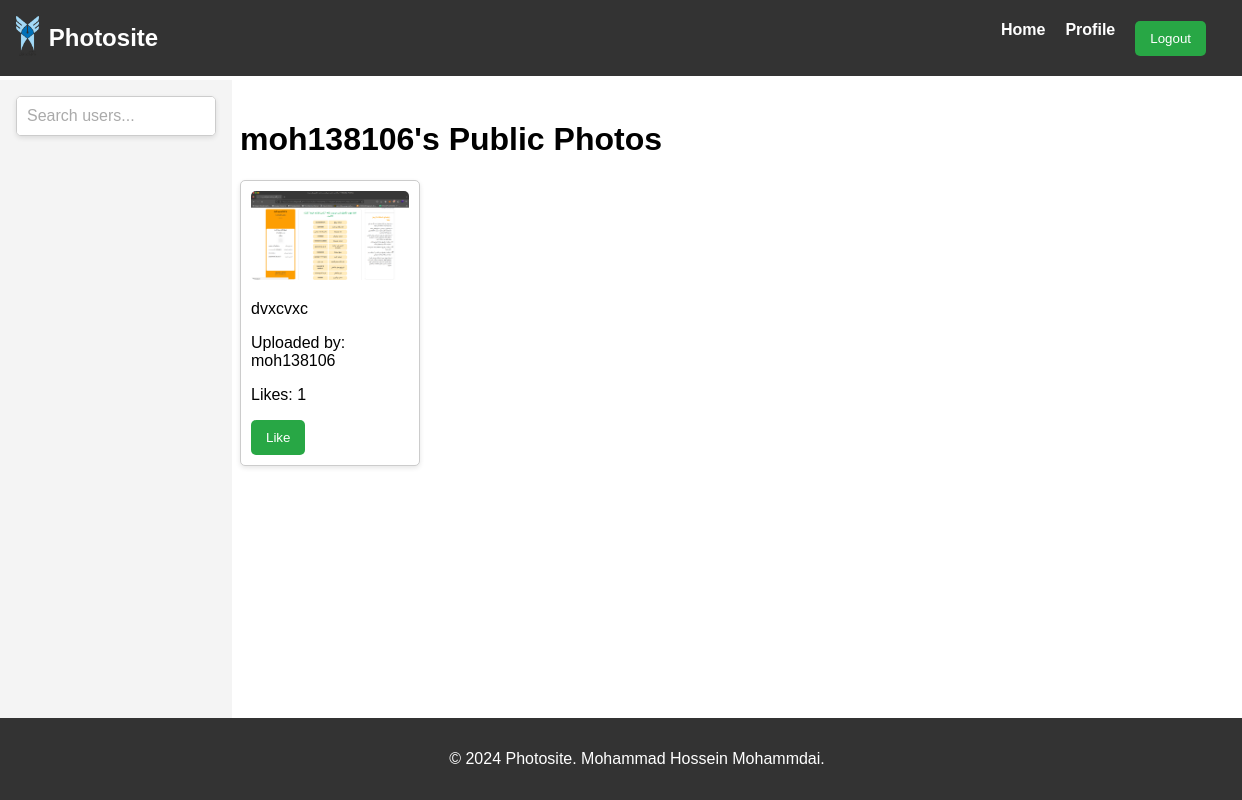
The page /user/moh138106/ on the database as committed earlier.
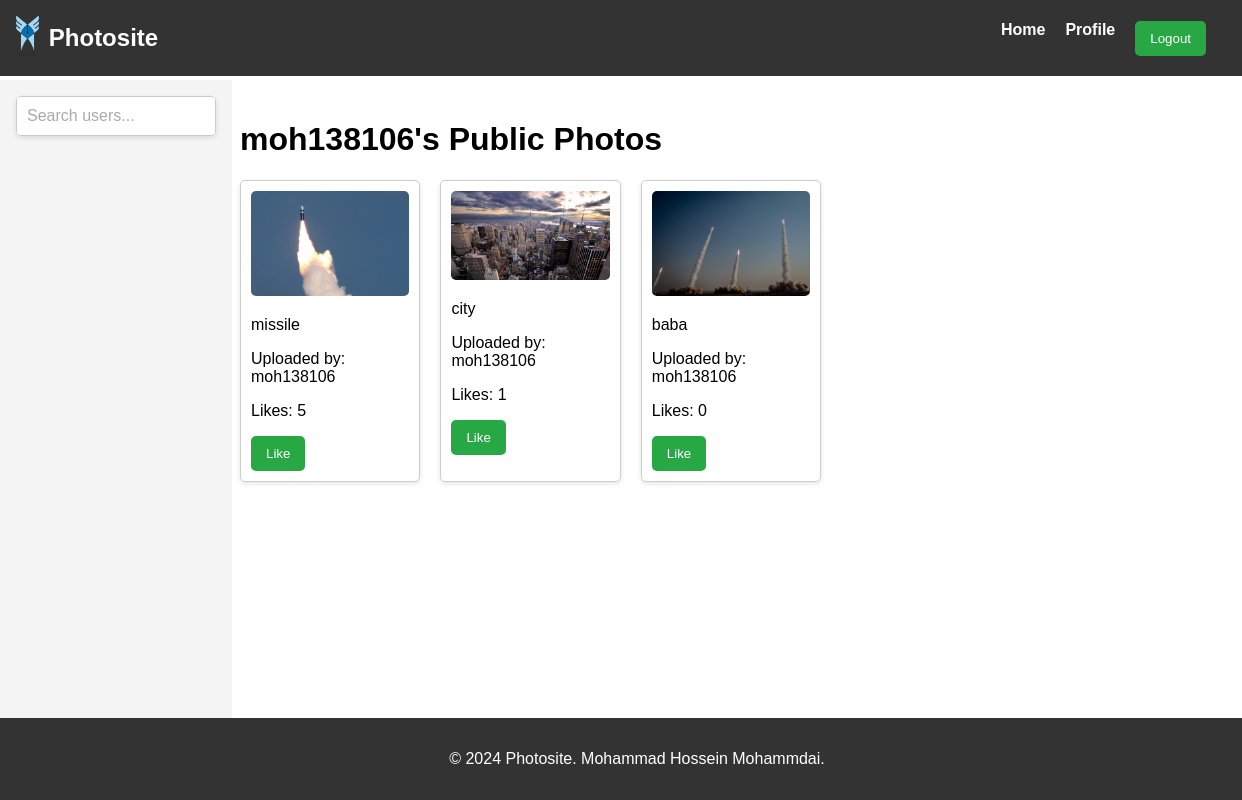
The same page on the database as committed later.
### photos/models.py (models this page shows, shortened)
class Photo(models.Model):
    PUBLIC = 'public'
    PRIVATE = 'private'
    VISIBILITY_CHOICES = [
        (PUBLIC, 'Public'),
        (PRIVATE, 'Private'),
    ]
    user = models.ForeignKey(User, on_delete=models.CASCADE, related_name='photos')
    image = models.ImageField(upload_to='photos/')
    caption = models.CharField(max_length=255, blank=True)
    visibility = models.CharField(max_length=7, choices=VISIBILITY_CHOICES, default=PUBLIC)
    likes = models.PositiveIntegerField(default=0)
    uploaded_at = models.DateTimeField(auto_now_add=True)

### photos/views.py (the view)
# urls.py: path('user/<str:username>/', views.user_profile, name='user_profile'),
def user_profile(request, username):
    user = User.objects.get(username=username)
    photos = Photo.objects.filter(user=user, visibility='public')
    return render(request, 'photos/user_profile.html', {'user': user, 'photos': photos})

### photos/templates/photos/user_profile.html (shortened to what this page needs)
{% extends 'base.html' %}
{% load static %}
{% block extra_css %}
<link rel="stylesheet" href="{% static 'css/profile_css.css' %}">
{% endblock %}
{% block content %}
    <h1>{{ user.username }}'s Public Photos</h1>
    <div class="photo-grid">
        {% for photo in photos %}
        <div class="photo-item">
            <img src="{{ photo.image.url }}" alt="{{ photo.caption }}">
            <p>{{ photo.caption }}</p>
            <p>Uploaded by: {{ photo.user.username }}</p>
            <p>Likes: {{ photo.likes }}</p>
            {% if user.is_authenticated %}
                <form action="{% url 'like_photo' photo.id %}" method="post">
                    <button type="submit">Like</button>
                </form>
            {% else %}
                <p><a href="{% url 'account_login' %}">Log in</a> to like this photo.</p>
            {% endif %}
        </div>
        {% empty %}
            <p>This user hasn't uploaded any public photos yet.</p>
        {% endfor %}
    </div>
{% endblock %}

Rows that differ between the two databases and show on the page:
removed Photo: image (picture), caption "dvxcvxc", user.username "moh138106", likes "1"
added Photo: image (picture), caption "missile", user.username "moh138106", likes "5"
added Photo: image (picture), caption "city", user.username "moh138106", likes "1"
added Photo: image (picture), caption "baba", user.username "moh138106", likes "0"
